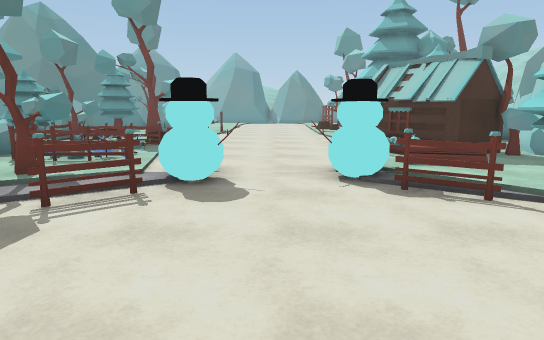
[1] (above)

19 first-person views from a walk through a scene from a Unity 3-D project. The camera is 1.5 m above the floor, tilts 10° down and sees 75° across. The floor is counted in squares, 1 m on a side. Each view is taken from the middle of a square. On the plan, view 1 faces up. The plan holds only what a view shows up to about 16 squares ahead; the rest is blank. The place goes on beyond the plan. The player is left out. Some surface patterns are stand-ins.

[2]
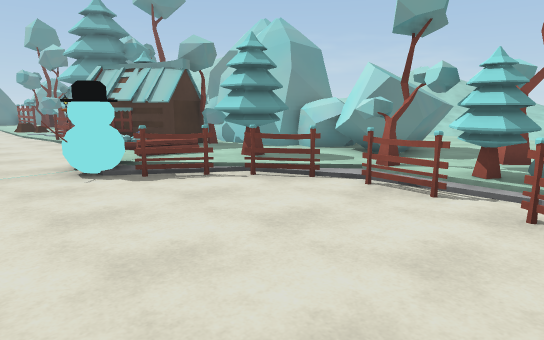

[3]
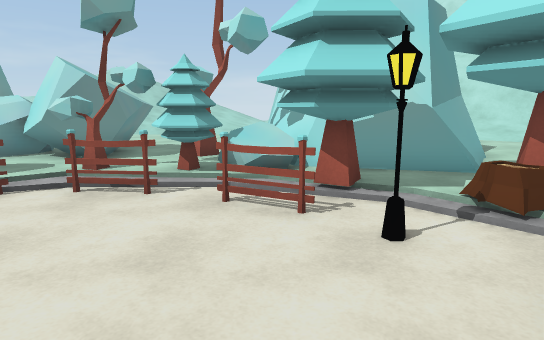

[4]
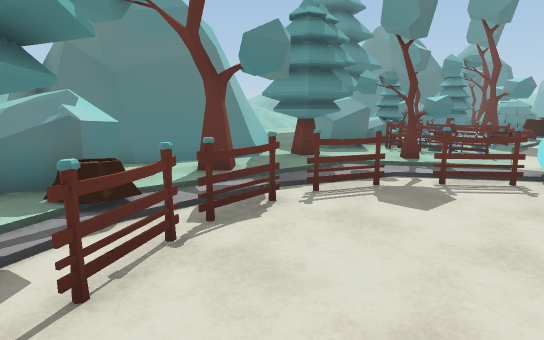

[5]
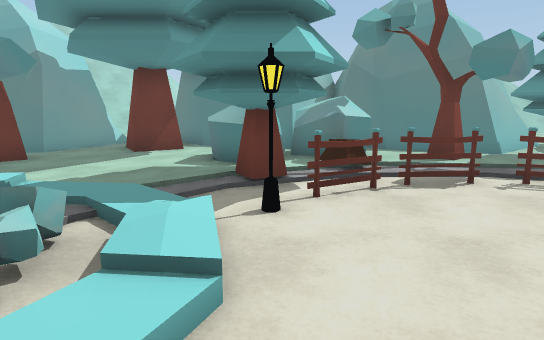

[6]
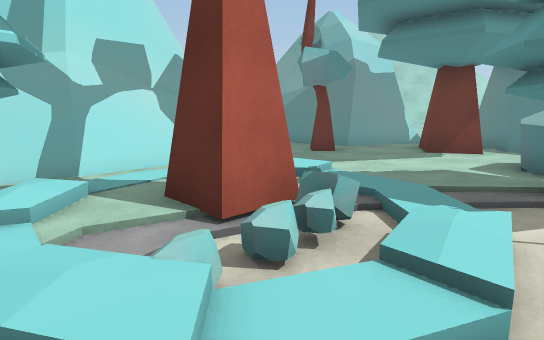

[7]
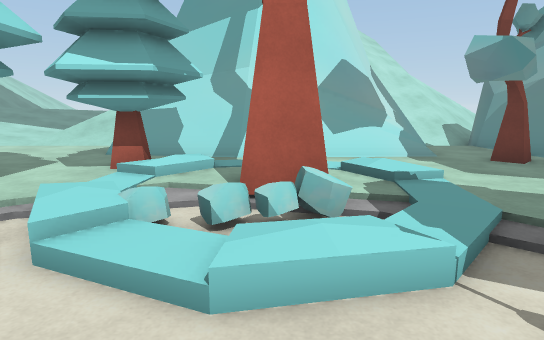

[8]
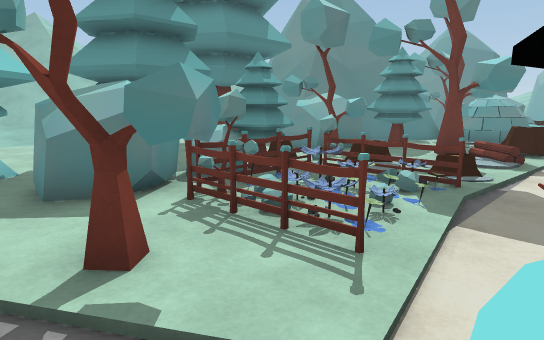

[9]
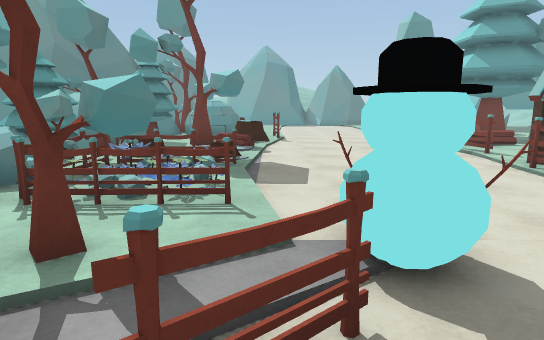

[10]
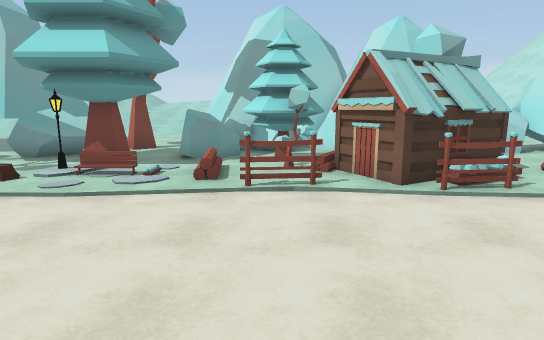

[11]
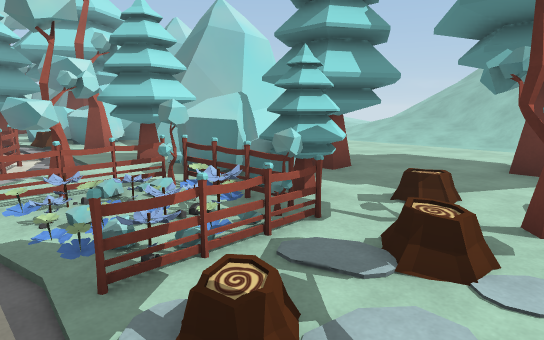

[12]
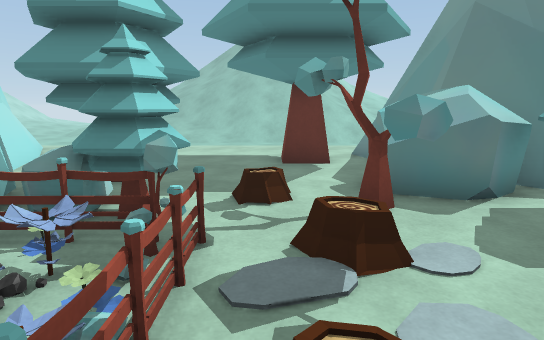

[13]
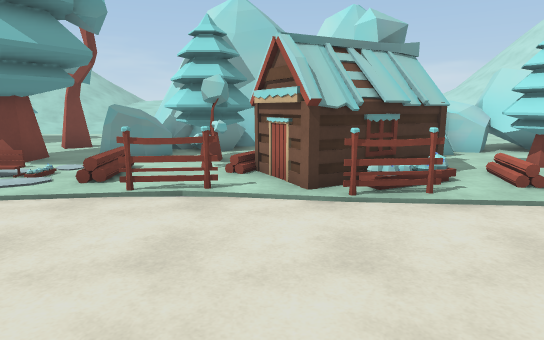

[14]
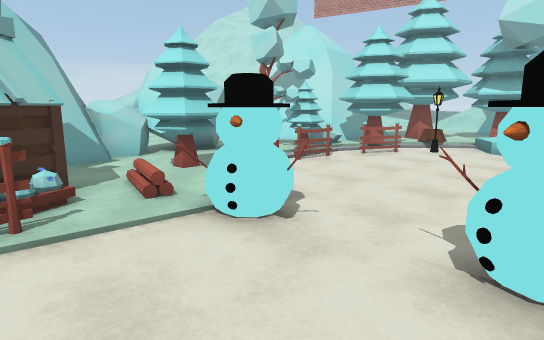

[15]
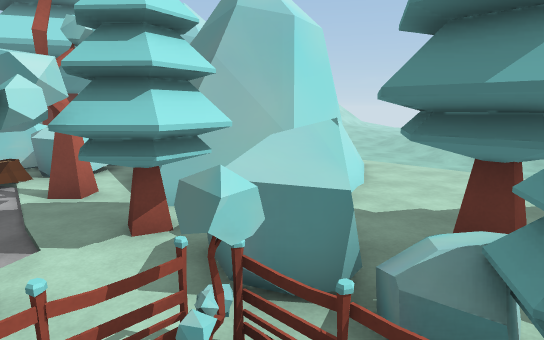

[16]
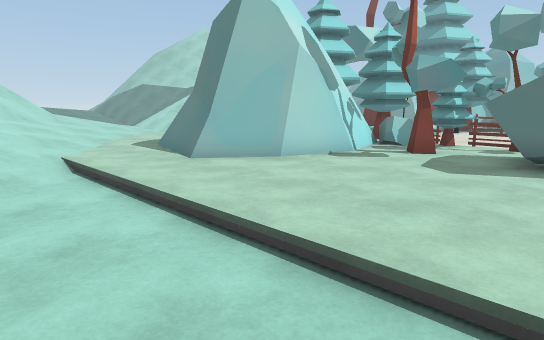

[17]
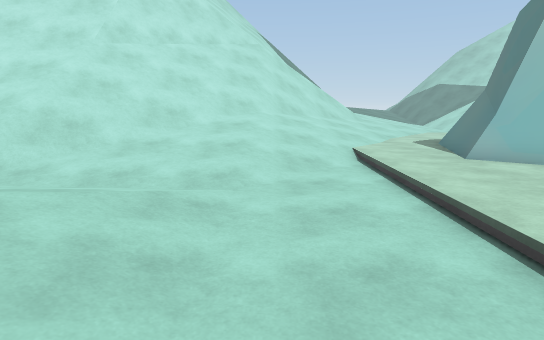

[18]
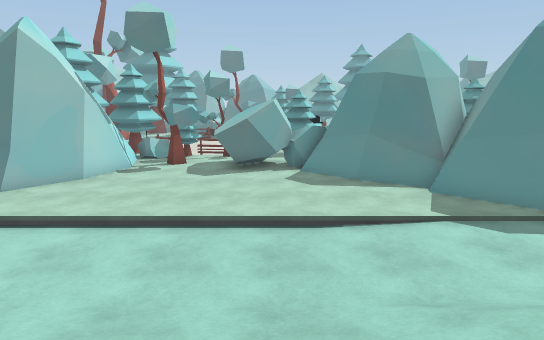

[19]
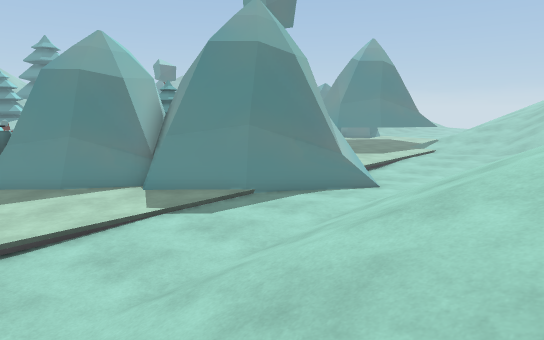

### Floor plan
Key: @ floor where view 1 was taken; # wall or solid block; . main floor; : floor 0.25 m higher than the main floor; - floor 0.25 m lower than the main floor; / step, stairs or slope; = window, fence, low wall or low ledge; T tree; R rock; H hut; F fence; L lamp; W flower; O other object.
Columns run from 19 left of view 1 to 24 right of it. Each row starts with its distance up from view 1.
 20              O  O-----..LTT..T.     ---
 19           # .. OO-----.........     ---
 18          ##TT. OO-----....RR   ##   ---
 17        ###RTTTT.------....RRRR##    #--
 16    ..####RRR.TT/------....TRRR#    ##/-
 15    ......RRTT...------F..TTRR #    ##O-
 14       TT..TTT...------F.TTT RR#    ##=./
 13 -- ...TT........------.HH  .OO#    ##../
 12 -- ........TTTWW------FHH  O O    ##-..////
 11 -- .....TT.TTW/O------FH# TOOOO####/-..////
 10 -- .....TTTRW/OO------FHHTTOOOOOO#/.-..////
  9 -- .....TTTRFTFW------..HTTOOOOOO...---/////
  8 -  .......RRR.T..OO-OO//...OOOOO....---/////
  7 -- .....==RRT.TT-OO--O-.TT.RRRO.....---/////
  6 -- ..=####TTTT--F-----F/TT RRR......---//
  5 -- .=##  ##TTT--F------F.T.RRR......---//  /
  4 --        #=.-FF--------F.TRRRR.....---//
  3 --        #TT-F-----------TRRRR.....---///
  2          ## T-F---------FT...T......---///
  1         ##=R.-F---------FTT.TT......---////
  0         # RRR.F----@----FTT.........---/----
 -1         ##RRRTTF-------FTTR#####....---/////
 -2          #=RRRTTL-----LTTT###  ##...--//////
 -3          #  RRT-//://---TT#     #=..-///////
 -4         ##. ...///R/ //O.=#     #=..////////
 -5        ##TT....//TT-//.OT=##   ##...////////
 -6        # TT....//TT./..TT =##  ##../////////
 -7          ......//.T.TTT..      =.../////////
 -8         ##..T...  ..TTT..    ...../////////=
 -9         ###.T........  ...   ....//////////=
-10           #=..OO######=....    ../////////=#
-11           ##..=###  ###=...    ./////  //=##
-12           ##.###        ///     /////

Where each view was taken, in squares from view 1:
view 1: 0 up, 0 right, facing up
view 2: 1 down, 1 left, facing up-right
view 3: 1 down, 1 left, facing right
view 4: 2 down, 1 left, facing up-left
view 5: 2 down, 2 right, facing left
view 6: 2 down, 2 right, facing down-left
view 7: 0 up, 1 left, facing down
view 8: 6 up, 2 left, facing up-left
view 9: 4 up, 3 left, facing up
view 10: 15 up, 4 left, facing right
view 11: 15 up, 3 left, facing down-left
view 12: 13 up, 3 left, facing left
view 13: 13 up, 3 left, facing right
view 14: 11 up, 2 left, facing down-right
view 15: 11 up, 5 left, facing down-left
view 16: 5 up, 19 right, facing down-left
view 17: 6 up, 19 right, facing down
view 18: 5 up, 24 right, facing left
view 19: 5 up, 24 right, facing up-left
